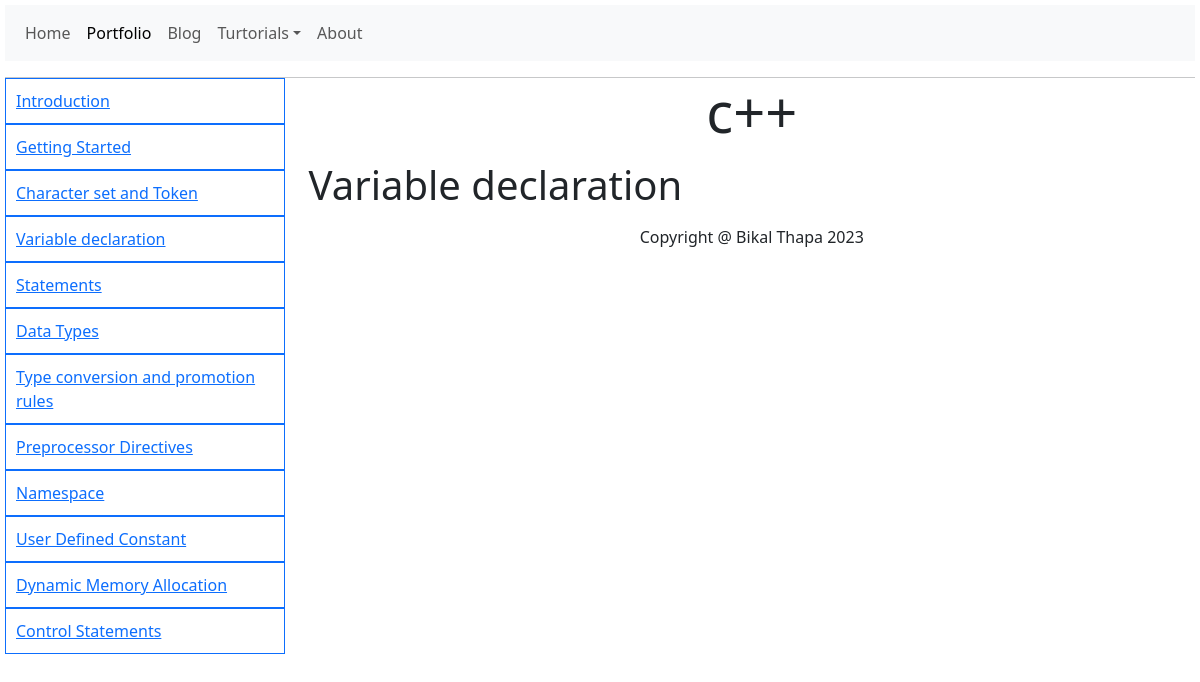
The page /turtorial.php?id=42&topic=Variable declaration on the database its author committed.
### tables this page shows
CREATE TABLE `topic_src` (
  `topic_id` int(11) NOT NULL,
  `topic_name` varchar(255) DEFAULT NULL,
  `topic_src` varchar(255) DEFAULT NULL,
  `tut_id` int(11) DEFAULT NULL
);

CREATE TABLE `turtorial` (
  `tut_id` int(11) NOT NULL,
  `tut_name` varchar(255) DEFAULT NULL
);

### turtorial.php (the view, shortened to what this page needs)
<?php
include "connection.php";
$id = $_GET['id'];
$current_topic = $_GET['topic'];
?>
<!DOCTYPE html>
<html>
<head>
	<link href="https://cdn.jsdelivr.net/npm/bootstrap@5.3.1/dist/css/bootstrap.min.css" rel="stylesheet">
  <link rel="stylesheet" type="text/css" href="style.css">
</head>
<body>
	<nav class="navbar navbar-expand-lg bg-body-tertiary">
  <div class="container-fluid">
    <div class="collapse navbar-collapse" id="navbarSupportedContent">
      <ul class="navbar-nav me-auto mb-2 mb-lg-0">
        <li class="nav-item">
          <a class="nav-link" aria-current="page" href="index.php">Home</a>
        </li>
        <li>
        	<a class="nav-link active" href="portfolio.php">Portfolio</a>
        </li>
        <li class="nav-item">
        	<a class="nav-link" aria-current="page" href="blog.php">Blog</a>
        </li>
        <li class="nav-item dropdown">
          <a class="nav-link dropdown-toggle" href="#" role="button" data-bs-toggle="dropdown" aria-expanded="false">Turtorials</a>
            <?php
            $sql = "SELECT * FROM turtorial WHERE tut_id = $id";
            $results = mysqli_query($conn, $sql);
            if($results){
              $row = mysqli_fetch_assoc($results);
              $name = $row['tut_name'];
            }
            ?>
        </li>
        <li class="nav-item">
          <a class="nav-link" href="#">About</a>
        </li>
      </ul>
    </div>
  </div>
</nav>
<hr>
<div class="row" style="margin-top:-16px;">
  <ul class="col col-3" style="list-style:none; overflow-y:scroll; max-height:80vh;">
    <?php
      $sql = "SELECT * FROM topic_src WHERE tut_id = $id";
      $results = mysqli_query($conn, $sql);
      if($results){
        while($row = mysqli_fetch_assoc($results)){
          $topic_name = $row['topic_name'];
    ?>
    <a href="turtorial.php?id=<?php echo $id; ?>&topic=<?php echo $topic_name; ?>">
    <li class="border border-primary" style="padding:10px; margin:0px;"><?php echo $topic_name; ?></li>
    </a>
    <?php
        }
      }
    ?>
  </ul>
  <div class="col col-9">
    <p class="display-4 text-center"><?php echo $name; ?></p>
    <p class="display-6"><?php echo $current_topic; ?></p>
<div class="nav justify-content-center footer_div" style="margin-top:10px;">
  <p>Copyright @ Bikal Thapa 2023</p>
</div>
  </div>
</div>
</body>
</html>

### style.css (style rules this page uses)
.footer_div { bottom: 0px; width: 100%; }

### turtorial.php (style rules this page uses)
body { margin: 5px; }

### rows shown on the page
topic_src: topic_name "Introduction"
topic_src: topic_name "Getting Started"
topic_src: topic_name "Character set and Token"
topic_src: topic_name "Variable declaration"
topic_src: topic_name "Statements"
topic_src: topic_name "Data Types"
topic_src: topic_name "Type conversion and promotion rules"
topic_src: topic_name "Preprocessor Directives"
topic_src: topic_name "Namespace"
topic_src: topic_name "User Defined Constant"
topic_src: topic_name "Dynamic Memory Allocation"
topic_src: topic_name "Control Statements"
turtorial: tut_name "c++"

### other values the page prints
$current_topic "Variable declaration"
